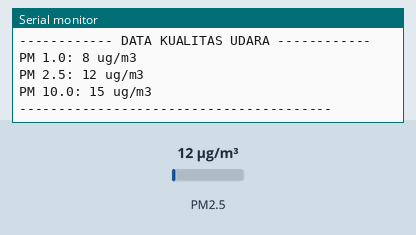
This sketch was run on a simulated ESP32. Shown: the last lines printed to the serial monitor. Inputs (shaded band) come from the test bench; at power-on: PM2.5 12 µg/m³.

Above: at 2.8 s.
2.9 s: PM2.5 set to 6 µg/m³
At 3.8 s:
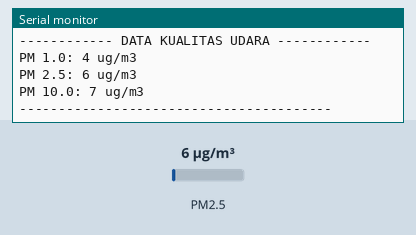
4.4 s: PM2.5 set to 75 µg/m³
At 5.4 s:
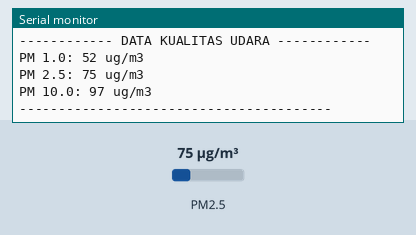
Timing chart, 0 to 7.4 s (numbered marks = the images above; inputs shaded):
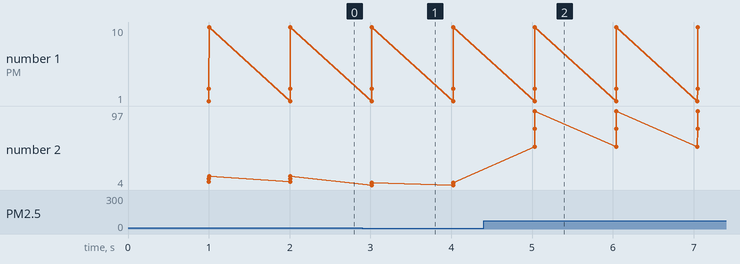

The sketch:

sensor_pms7003t.ino
```cpp
#include <PMS.h>
#define RXD1 4
#define TXD1 5

PMS pms(Serial1);
PMS::DATA data;

void setup() {
  Serial.begin(115200);
  Serial.println("Inisialisasi sensor PMS7003T...");
  Serial1.begin(9600, SERIAL_8N1, RXD1, TXD1);
}

void loop() {
  if (pms.read(data)) {
    Serial.println("------------ DATA KUALITAS UDARA ------------");
    Serial.print("PM 1.0: "); Serial.print(data.PM_AE_UG_1_0); Serial.println(" ug/m3");
    Serial.print("PM 2.5: "); Serial.print(data.PM_AE_UG_2_5); Serial.println(" ug/m3");
    Serial.print("PM 10.0: "); Serial.print(data.PM_AE_UG_10_0); Serial.println(" ug/m3");
    Serial.println("----------------------------------------\n");
  }

  delay(100);
}
```

Measured:
- after the input at 2.9 s, the serial monitor: prints a new line after 0.12 s (image 1)
- after the input at 4.4 s, the serial monitor: prints a new line after 0.63 s (image 2)
- plotted number 2: 15 → 7 after the input at 2.9 s, 7 → 97 after the input at 4.4 s
